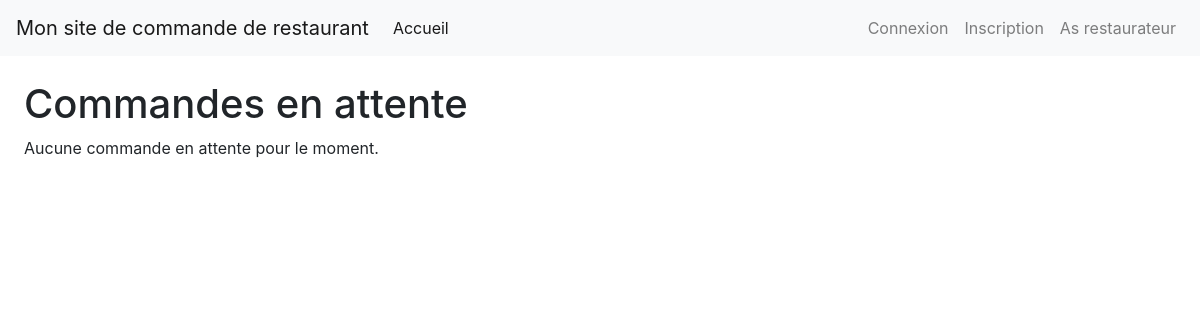
The app's page /restaurateur/espace_restaurant/1/resto_commandes, older data.
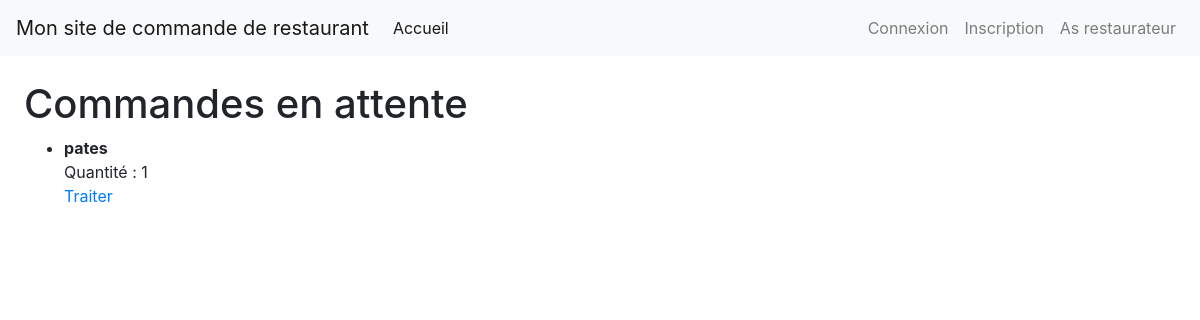
The same page, newer data.
### app1/models.py (models this page shows, shortened)
class Order(models.Model):
    user = models.ForeignKey(settings.AUTH_USER_MODEL, on_delete=models.CASCADE, null=True, blank=True)
    product = models.ForeignKey('Product', on_delete=models.CASCADE)
    quantity = models.IntegerField(default=1)
    ordered = models.BooleanField(default=False)
    ordered_date = models.DateTimeField(blank=True, null=True)
    processed = models.BooleanField(default=False)

class Product(models.Model):
    name = models.CharField(max_length=128)
    slug = models.SlugField(unique=True, max_length=255, blank=True, null=True, editable=False)
    price = models.FloatField(default=0.0)
    description = models.TextField(blank=True)
    thumbnail = models.ImageField(upload_to="products", blank=True, null=True)
    restaurant = models.ForeignKey(Restaurant, on_delete=models.CASCADE, related_name='products')    # menu = models.ForeignKey(Menu, on_delete=models.CASCADE, related_name='products')

### app1/views.py (the view)
# urls.py: path('restaurateur/espace_restaurant/<int:pk>/resto_commandes', views.restaurant_orders, name='restaurant_orders'),
def restaurant_orders(request, pk):
    restaurant = Restaurant.objects.get(id=pk)
    orders = Order.objects.filter(product__restaurant=restaurant, processed=False)
    return render(request, 'app1/restaurant_orders.html', {'orders': orders})

### templates/app1/restaurant_orders.html
{% extends 'base.html' %}
{% block content %}
  <h1>Commandes en attente </h1>
  {% if orders %}
    <ul>
      {% for order in orders %}
        <li>
          <strong>{{ order.product.name }}</strong>
          <br>
          Quantité : {{ order.quantity }}
          <br>
          <a href="{% url 'process_order' order.id %}">Traiter</a>
        </li>
      {% endfor %}
    </ul>
  {% else %}
    <p>Aucune commande en attente pour le moment.</p>
  {% endif %}
{% endblock %}

Row changes from the older to the newer data that the page shows:
added Order: product.name "pates", quantity "1"
Text that changed along with them:
text no longer shown: "Aucune commande en attente pour le moment."
